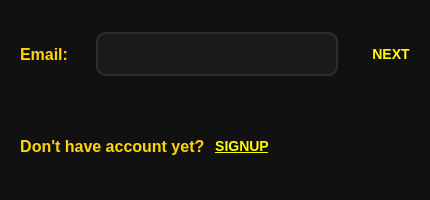
<?xml version="1.0" encoding="UTF-8"?>
<ui version="4.0">
 <class>MemberPage</class>
 <widget class="QDialog" name="MemberPage">
  <property name="geometry">
   <rect>
    <x>0</x>
    <y>0</y>
    <width>430</width>
    <height>200</height>
   </rect>
  </property>
  <property name="minimumSize">
   <size>
    <width>430</width>
    <height>200</height>
   </size>
  </property>
  <property name="windowTitle">
   <string>Dialog</string>
  </property>
  <property name="styleSheet">
   <string notr="true">QWidget {
    background-color: #111111;
    color: #FFD700;
    font-family: Segoe UI;
    font-size: 11pt;
}

QLabel {
    color: #FFD700;
    font-size: 12pt;
    font-weight: 600;
}

QLabel#label,
QLabel#label_3 {
    min-width: 70px;
}

QLineEdit {
    background-color: #1A1A1A;
    color: white;
    border: 2px solid #2D2D2D;
    border-radius: 10px;
    padding: 10px;
    font-size: 11pt;
}

QLineEdit:focus {
    border: 2px solid #FFD700;
}

QPushButton#pushButton_2 {
    background-color: #FFD700;
    color: black;
    border: none;
    border-radius: 10px;
    padding: 10px 20px;
    font-size: 11pt;
    font-weight: bold;
}

QPushButton#pushButton_2:hover {
    background-color: #FFE44D;
}

QPushButton#pushButton_2:pressed {
    background-color: #D4AF37;
}

QPushButton#pushButton {
    background-color: transparent;
    color: #FFD700;
    border: none;
    font-size: 11pt;
    font-weight: bold;
    text-decoration: underline;
}

QPushButton#pushButton:hover {
    color: #FFE44D;
}

QPushButton#pushButton:pressed {
    color: #D4AF37;
}

QLabel#label_2,
QLabel#label_4 {
    color: #FF4D4D;
    font-size: 10pt;
    font-weight: bold;
}</string>
  </property>
  <layout class="QVBoxLayout" name="verticalLayout">
   <item>
    <widget class="QWidget" name="widget" native="true">
     <layout class="QHBoxLayout" name="horizontalLayout">
      <item>
       <widget class="QLabel" name="label">
        <property name="text">
         <string>Email:</string>
        </property>
       </widget>
      </item>
      <item>
       <widget class="QLineEdit" name="lineEdit"/>
      </item>
      <item>
       <widget class="QLabel" name="label_4">
        <property name="text">
         <string/>
        </property>
       </widget>
      </item>
      <item>
       <widget class="QLabel" name="label_2">
        <property name="text">
         <string/>
        </property>
       </widget>
      </item>
      <item>
       <widget class="QPushButton" name="pushButton_2">
        <property name="styleSheet">
         <string notr="true">QPushButton{
    background-color: transparent;
    color: #ffff00;
    border: none;
    padding: 0px;
    margin: 0px;
    font-size: 10.5pt;
    font-weight: 700;
}

QPushButton:hover {
    color: #e6e600;
}

QPushButton:pressed {
    color: #bfbf00;
}
</string>
        </property>
        <property name="text">
         <string>NEXT</string>
        </property>
       </widget>
      </item>
     </layout>
    </widget>
   </item>
   <item>
    <widget class="QWidget" name="widget_2" native="true">
     <layout class="QHBoxLayout" name="horizontalLayout_2">
      <item>
       <widget class="QLabel" name="label_3">
        <property name="layoutDirection">
         <enum>Qt::LeftToRight</enum>
        </property>
        <property name="text">
         <string>Don't have account yet? </string>
        </property>
        <property name="alignment">
         <set>Qt::AlignCenter</set>
        </property>
       </widget>
      </item>
      <item>
       <widget class="QPushButton" name="pushButton">
        <property name="styleSheet">
         <string notr="true">QPushButton{
    background-color: transparent;
    color: #ffff00;
    border: none;
    padding: 0px;
    margin: 0px;
    font-size: 10.5pt;
    font-weight: 700;
    text-decoration: underline;
}

QPushButton:hover {
    color: #e6e600;
}

QPushButton:pressed {
    color: #bfbf00;
}
</string>
        </property>
        <property name="text">
         <string>SIGNUP</string>
        </property>
       </widget>
      </item>
      <item>
       <spacer name="horizontalSpacer">
        <property name="orientation">
         <enum>Qt::Horizontal</enum>
        </property>
        <property name="sizeHint" stdset="0">
         <size>
          <width>40</width>
          <height>20</height>
         </size>
        </property>
       </spacer>
      </item>
     </layout>
    </widget>
   </item>
  </layout>
 </widget>
 <resources/>
 <connections/>
</ui>
